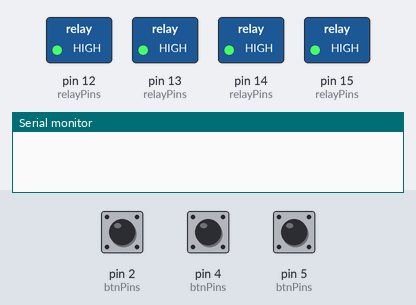
A sketch run on a simulated Arduino Uno, built with avr-gcc and run on an emulated ATmega328P. Parts: switched loads named in the sketch (green lamp = pin HIGH), the last lines printed to the serial monitor. The inputs (shaded band) are chosen by the test bench; at power-on: pin 2 (btnPins) HIGH, pin 4 (btnPins) HIGH, pin 5 (btnPins) HIGH.

Above: at 1.2 s.
1.3 s: pin 2 (btnPins) pulled LOW for 0.15 s
At 2.0 s:
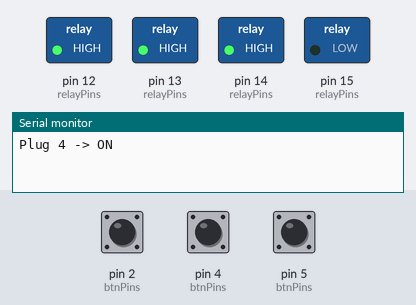
2.9 s: pin 4 (btnPins) pulled LOW for 0.15 s
At 4.1 s:
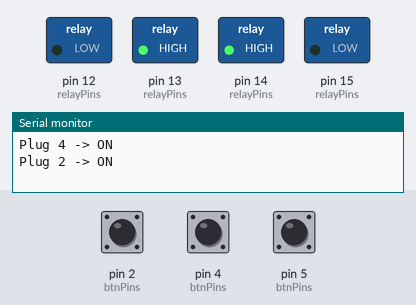
4.5 s: pin 5 (btnPins) pulled LOW for 0.15 s
At 5.7 s:
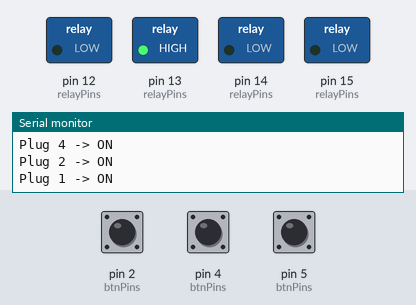
6.1 s: pin 2 (btnPins) pulled LOW for 1 s
At 6.8 s:
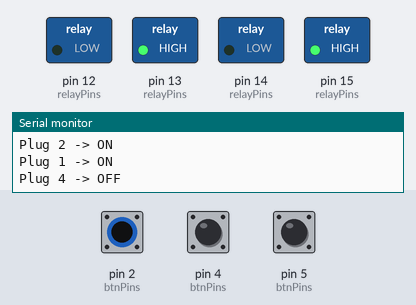
8.6 s: pin 4 (btnPins) pulled LOW for 1 s
At 10.0 s:
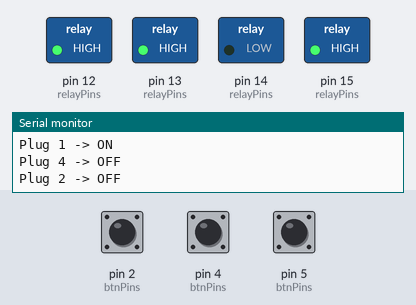
11.1 s: pin 2 (btnPins) pulled LOW for 0.15 s
At 11.8 s:
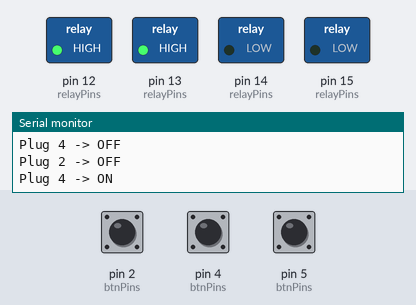
Timing chart, 0 to 13.7 s (numbered marks = the images above; inputs shaded):
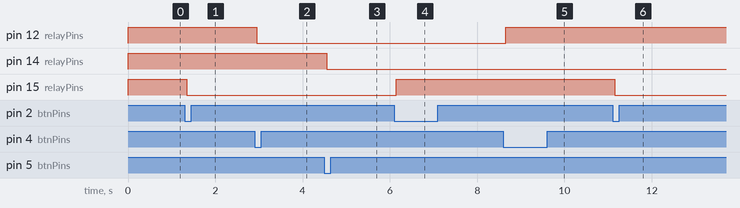

Measured:
- after the input at 1.3 s, pin 15 (relayPins): HIGH → LOW after 0.05 s
- after the input at 2.9 s, pin 12 (relayPins): HIGH → LOW after 0.05 s
- after the input at 4.5 s, pin 14 (relayPins): HIGH → LOW after 0.05 s
- after the input at 6.1 s, pin 15 (relayPins): LOW → HIGH after 0.05 s
- after the input at 8.6 s, pin 12 (relayPins): LOW → HIGH after 0.05 s
- after the input at 11.1 s, pin 15 (relayPins): HIGH → LOW after 0.05 s

The sketch:

Manual_Extension_Board.ino
```cpp
#define RELAY1 14
#define RELAY2 12
#define RELAY3 13
#define RELAY4 15

#define BTN1 5
#define BTN2 4
#define BTN3 0
#define BTN4 2

const int btnPins[4] = { BTN1, BTN2, BTN3, BTN4 };
const int relayPins[4] = { RELAY1, RELAY2, RELAY3, RELAY4 };

bool relayState[4] = { 0, 0, 0, 0 };
bool lastStableState[4] = { HIGH, HIGH, HIGH, HIGH };
bool lastReading[4] = { HIGH, HIGH, HIGH, HIGH };

unsigned long lastDebounceTime[4] = { 0, 0, 0, 0 };
const unsigned long debounceDelay = 50;

void setup() {
  Serial.begin(115200);
  for (int i = 0; i < 4; i++) {
    pinMode(relayPins[i], OUTPUT);
    digitalWrite(relayPins[i], HIGH);
  }
  for (int i = 0; i < 4; i++) {
    pinMode(btnPins[i], INPUT_PULLUP);
  }
}

void loop() {
  unsigned long currentTime = millis();
  for (int i = 0; i < 4; i++) {
    bool reading = digitalRead(btnPins[i]);
    if (reading != lastReading[i]) {
      lastDebounceTime[i] = currentTime;
      lastReading[i] = reading;
    }
    if ((currentTime - lastDebounceTime[i]) > debounceDelay) {
      if (reading != lastStableState[i]) {
        lastStableState[i] = reading;
        if (reading == LOW) {
          relayState[i] = !relayState[i];
          digitalWrite(relayPins[i], relayState[i] ? LOW : HIGH);
          Serial.print("Plug ");
          Serial.print(i + 1);
          Serial.print(" -> ");
          Serial.println(relayState[i] ? "ON" : "OFF");
        }
      }
    }
  }
}
```
